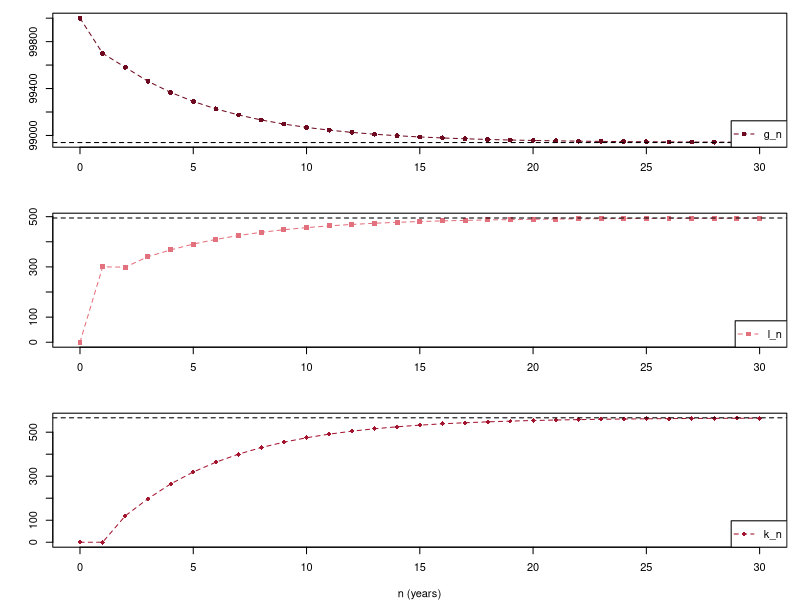

Write R code to recreate this figure.
# Fig. 2.11: Disease progression with steady state (book, Section 2.3, Eq. 2.8)
# The steady state x* = A x* is an eigenvector for the eigenvalue 1, scaled to 100000 persons
# (c) 2026 Philipp Kügler · Program for the book "Dynamical Systems in the Life Sciences" · MIT License (see LICENSE)
A <- matrix(c(0.997, 0.6, 0,
              0.003, 0,   0.35,
              0,     0.4, 0.65), nrow = 3, byrow = TRUE)
ev <- eigen(A)
cat("eigenvalues:", sprintf("%.4f", sort(Re(ev$values))), "\n")
i1 <- which.min(abs(ev$values - 1))
v <- Re(ev$vectors[, i1])                # eigenvector for the eigenvalue 1
xs <- v / sum(v) * 100000
cat(sprintf("steady state x* = (%.0f, %.0f, %.0f)\n", xs[1], xs[2], xs[3]))

N <- 30
X <- matrix(0, 3, N + 1); X[, 1] <- c(100000, 0, 0)
for (k in 1:N) X[, k + 1] <- A %*% X[, k]

namen <- c("g_n", "l_n", "k_n")
farben <- c(rgb(0.43, 0.04, 0.12), rgb(0.89, 0.44, 0.49), rgb(0.64, 0.08, 0.18)); zeichen <- c(16, 15, 18)
par(mfrow = c(3, 1), mar = c(4, 4, 1, 1))
for (i in 1:3) {
  plot(0:N, X[i, ], type = "o", lty = 2, pch = zeichen[i], col = farben[i], xlab = if (i == 3) "n (years)" else "", ylab = "")
  abline(h = xs[i], lty = 2)
  legend("bottomright", legend = namen[i], col = farben[i], pch = zeichen[i], lty = 2)
}
